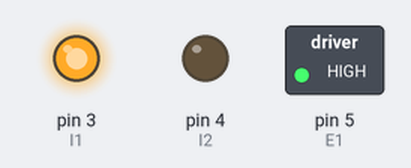
Recording of a sketch running on a simulated Arduino Uno, built with avr-gcc and run on an emulated ATmega328P. Shown: switched loads named in the sketch (green lamp = pin HIGH), output pins drawn as LEDs (lit = HIGH). What the sketch prints to the serial monitor is not drawn.

Above: at 0.5 s.
At 7.5 s:
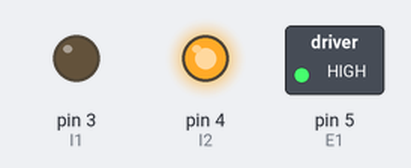
At 13.5 s:
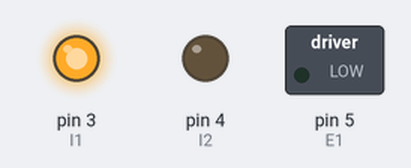
At 24.0 s:
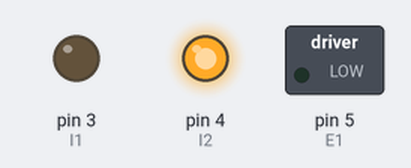
Timing chart, 0 to 33.8 s (numbered marks = the images above):
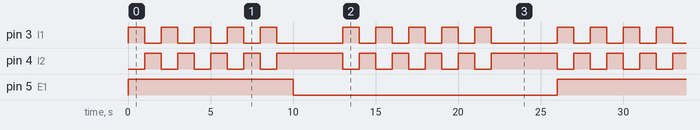

The sketch:

Relay_Code.ino
```cpp
#define E1 5 // Enable Pin for motor
#define I1 3 // Control pin 1 for motor
#define I2 4 // Control pin 2 for motor

int i;

void setup() {
  //---set pin direction
  pinMode(E1,OUTPUT);
  pinMode(I1,OUTPUT);
  pinMode(I2,OUTPUT);
  Serial.begin(9600);
}

void loop() {

//---back and forth example
    Serial.println("One way, then reverse");
    digitalWrite(E1,HIGH); // enable on
    for (i=0;i<5;i++) {
    digitalWrite(I1,HIGH); //one way
    digitalWrite(I2,LOW);
    delay(1000);
    digitalWrite(I1,LOW);  //reverse
    digitalWrite(I2,HIGH);
    delay(1000);
  }
  digitalWrite(E1,LOW); // disable
    delay(3000);
      for (i=0;i<5;i++) {
    digitalWrite(I1,HIGH); //one way
    digitalWrite(I2,LOW);
    delay(1000);
    digitalWrite(I1,LOW);  //reverse
    digitalWrite(I2,HIGH);
    delay(1000);
  }
    digitalWrite(E1,LOW); // disable
    delay(3000);
}
```

Measured:
- by itself, pin 3 (I1): repeats every 13.0 s: 4 × (LOW 1.0 s, HIGH 1.0 s), LOW 4.0 s, HIGH 1.0 s
- by itself, pin 4 (I2): repeats every 13.0 s: 3 × (LOW 1.0 s, HIGH 1.0 s), LOW 1.0 s, HIGH 4.0 s, LOW 1.0 s, HIGH 1.0 s
- by itself, pin 5 (E1): alternates HIGH for 10.0 s and LOW for 16.0 s
